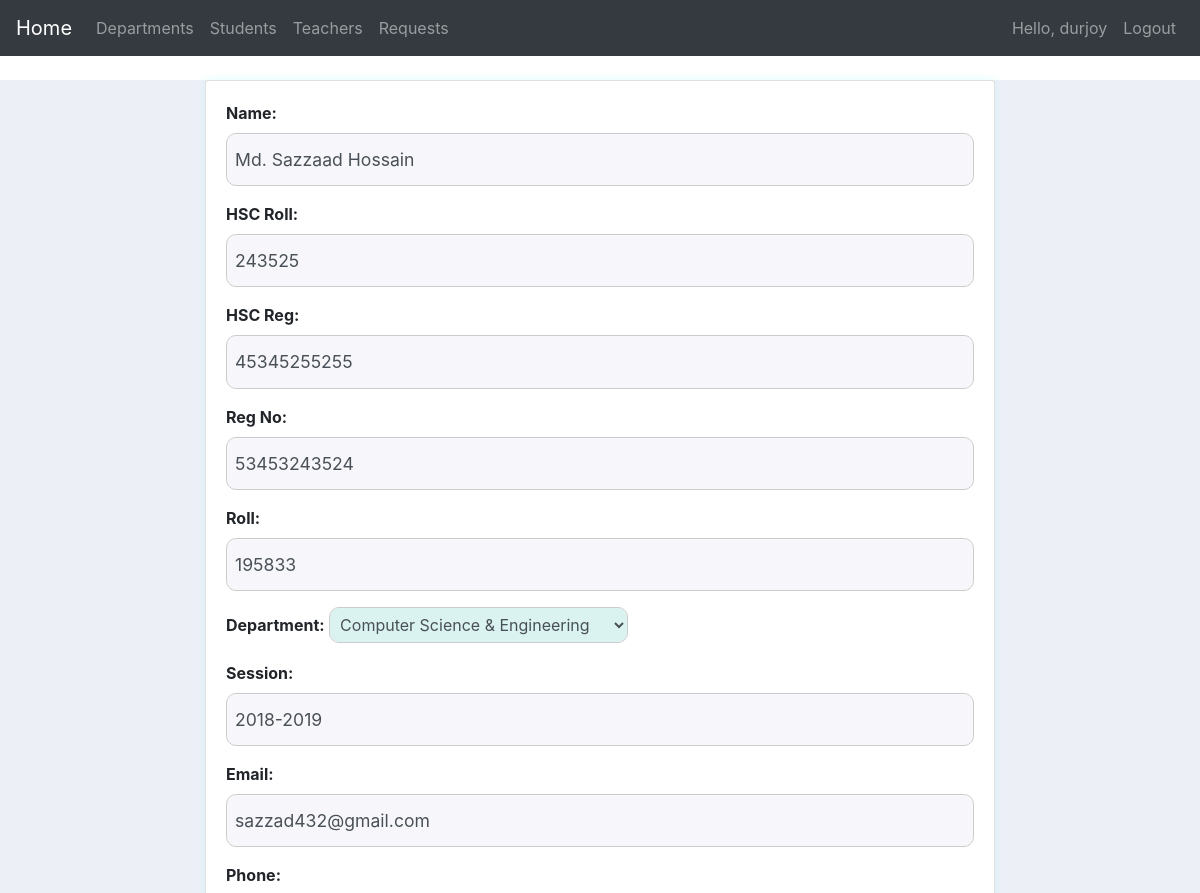
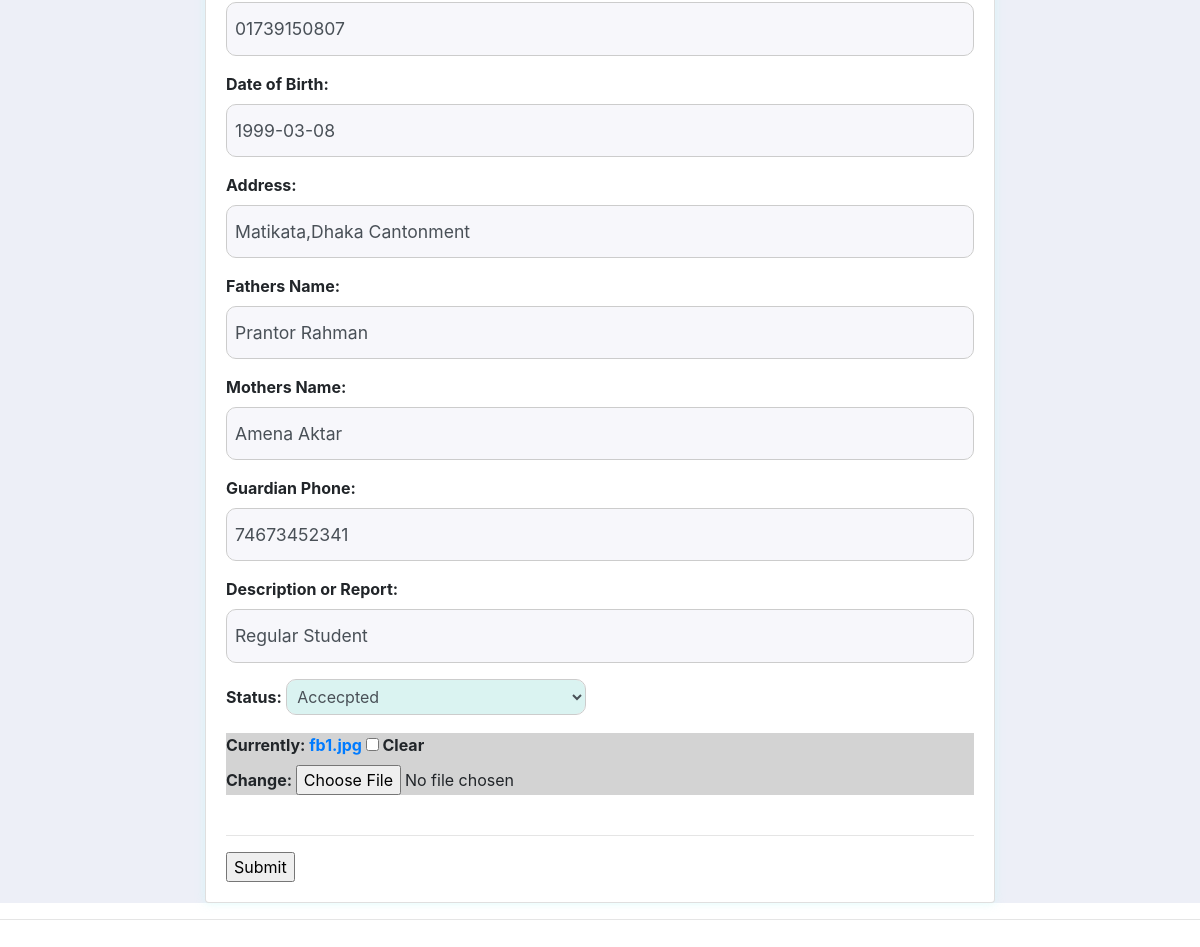
/update_std/10/ (signed in), run on the app's committed database (2 pictures, top to bottom).
### app1/models.py (models this page shows, shortened)
class Student(models.Model):
    STATUS=(
        ('Pending','Pending'),
        ('Accecpted','Accecpted'),
    )
    user = models.OneToOneField(User,null=True,blank=True, on_delete=models.CASCADE)
    name=models.CharField(max_length=30,null=False)
    hsc_roll=roll=models.CharField(max_length=10,null=True,unique=True)
    hsc_reg=models.CharField(max_length=16,null=True,unique=True)
    reg_no=models.CharField(max_length=16,null=True,unique=True,blank=True)
    roll=models.CharField(max_length=10,null=True,unique=True,blank=True)
    dept=models.ForeignKey(Department,null=True,on_delete=models.SET_NULL,blank=True)
    session=models.CharField(max_length=10,null=True)
    email=models.EmailField()
    phone=models.CharField(max_length=20,null=True)
    dob=models.DateField(null=True,blank=True)
    address=models.CharField(max_length=50,null=True)
    fathers_name=models.CharField(max_length=30,null=True)
    mothers_name=models.CharField(max_length=30,null=True)
    guardian_phone=models.CharField(max_length=20,null=True)
    description=models.CharField(max_length=3000,null=True,blank=True)
    profile_pic=models.ImageField(default="profile1.png",null=True,blank=True)
    status=models.CharField(max_length=40,null=True,default='Pending',choices=STATUS)
    CGPA = models.FloatField(null=True,blank=True,validators=[MinValueValidator(0.0), MaxValueValidator(4.0)])
    result_description=models.CharField(default="Not Details Available now.",max_length=3000,null=True,blank=True)

### app1/decorators.py (the view)
        def wrapper_func(request,*args,**kwargs):
            group=None
            if request.user.groups.exists():
                group=request.user.groups.all()[0].name
            if group in allowed_roles:
                return view_func(request,*args,**kwargs)
            else:
                return HttpResponse('You are not authorized.Please contact With Admin Panel.')

### app1/forms.py
class StudentFormAdmin(ModelForm):
    class Meta:
        model = Student
        fields='__all__'
        exclude=['user','CGPA','result_description']

### app1/models.py (called while the page is built)
    def __str__(self):
       return self.name

### app1/templatetags/my_filters.py (called while the page is built)
@register.filter(name='add_class')
def add_class(value, css_class):
    return value.as_widget(attrs={'class': css_class})

### app1/views.py (called while the page is built, shortened)
@login_required(login_url='login')
@allowed_users(allowed_roles=['admin'])
def update_std(request,pk):
    item=Student.objects.get(id=pk)
    form =StudentFormAdmin(instance=item)
    context = {'form':form}
    return render(request,'app1/std_form.html',context)

### app1/templates/app1/std_form.html (shortened to what this page needs)
{% extends 'app1/main.html' %}
{% load static%}
{% load my_filters %}
{%block content%}
<br>
<div class="row justify-content-center" style="background-color:rgba(171, 179, 216, 0.21);">
        <div class="col-md-8">
            <div class="card card-body">
                <form method="POST" action="" enctype="multipart/form-data">
                       <div class="form-group">
                            <label class="font-weight-bold" for="{{ form.name.id_for_label }}">Name:</label>
                            {{ form.name|add_class:"form-control" }}
                        </div>
                        <div class="form-group">
                            <label class="font-weight-bold" for="{{ form.hsc_roll.id_for_label }}">HSC Roll:</label>
                            {{ form.hsc_roll|add_class:"form-control" }}
                        </div>
                        <div class="form-group">
                            <label class="font-weight-bold" for="{{ form.hsc_reg.id_for_label }}">HSC Reg:</label>
                            {{ form.hsc_reg|add_class:"form-control" }}
                        </div>
                        <div class="form-group">
                            <label class="font-weight-bold" for="{{ form.reg_no.id_for_label }}">Reg No:</label>
                            {{ form.reg_no|add_class:"form-control" }}
                        </div>
                        <div class="form-group">
                            <label class="font-weight-bold" for="{{ form.roll.id_for_label }}">Roll:</label>
                            {{ form.roll|add_class:"form-control" }}
                        </div>
                        <div class="form-group">
                            <label class="font-weight-bold" for="{{ form.dept.id_for_label }}">Department:</label>
                            {{ form.dept|add_class:"form-control1" }}
                        </div>
                        <div class="form-group">
                            <label class="font-weight-bold" for="{{ form.session.id_for_label }}">Session:</label>
                            {{ form.session|add_class:"form-control" }}
                        </div>
                        <div class="form-group">
                            <label class="font-weight-bold" for="{{ form.email.id_for_label }}">Email:</label>
                            {{ form.email|add_class:"form-control" }}
                        </div>
                        <div class="form-group">
                            <label class="font-weight-bold" for="{{ form.phone.id_for_label }}">Phone:</label>
                            {{ form.phone|add_class:"form-control" }}
                        </div>
                        <div class="form-group">
                            <label class="font-weight-bold" for="{{ form.dob.id_for_label }}">Date of Birth:</label>
                            {{ form.dob|add_class:"form-control" }}
                        </div>
                        <div class="form-group">
                            <label class="font-weight-bold" for="{{ form.address.id_for_label }}">Address:</label>
                            {{ form.address|add_class:"form-control" }}
                        </div>
                        <div class="form-group">
                            <label class="font-weight-bold" for="{{ form.fathers_name.id_for_label }}">Fathers Name:</label>
                            {{ form.fathers_name|add_class:"form-control" }}
                        </div>
                        <div class="form-group">
                            <label class="font-weight-bold" for="{{ form.mothers_name.id_for_label }}">Mothers Name:</label>
                            {{ form.mothers_name|add_class:"form-control" }}
                        </div>
                        <div class="form-group">
                            <label class="font-weight-bold" for="{{ form.guardian_phone.id_for_label }}">Guardian Phone:</label>
                            {{ form.guardian_phone|add_class:"form-control" }}
                        </div>
                        <div class="form-group">
                            <label class="font-weight-bold" for="{{ form.description.id_for_label }}">Description or Report:</label>
                            {{ form.description|add_class:"form-control" }}
                        </div>
                        <div class="form-group">
                            <label class="font-weight-bold" for="{{ form.status.id_for_label }}">Status:</label>
                            {{ form.status|add_class:"form-control1" }}
                        </div>
                        <div class="font-weight-bold" style="background-color:lightgray;">
                            {{form.profile_pic}}
                        </div>
                        <br><hr>
                    <input type="submit" name="Submit">
                </form>
            </div>
        </div>
</div>
{%endblock%}

### app1/templates/app1/navbar.html (shortened to what this page needs)
<nav class="navbar navbar-expand-lg navbar-dark bg-dark">
  <a class="navbar-brand" href="{% url 'home' %}">Home</a>
  <div class="collapse navbar-collapse" id="navbarNav">
    <ul class="navbar-nav mr-auto">
      {% if request.user.is_staff %}
        <li class="nav-item">
          <a class="nav-link" href="{% url 'nav_dept' %}">Departments</a>
        </li>
        <li class="nav-item">
          <a class="nav-link" href="{% url 'nav_stu' %}">Students</a>
        </li>
        <li class="nav-item">
          <a class="nav-link" href="{% url 'teacher_list' %}">Teachers</a>
        </li>
        <li class="nav-item">
          <a class="nav-link" href="{% url 'request' %}">Requests</a>
        </li>
      {% endif %}
    </ul>
    <ul class="navbar-nav">
      <li class="nav-item">
        <span class="navbar-text mr-2">Hello, {{ request.user }}</span>
      </li>
      <li class="nav-item">
        <a class="nav-link" href="{% url 'logout' %}">Logout</a>
      </li>
    </ul>
  </div>
</nav>

### static/css/department.css (style rules this page uses)
body { background-color: rgb(211, 250, 235); }

### static/css/studentinfo.css (style rules this page uses)
body { background-color: #afc4e4; }

### static/css/dept_form.css (style rules this page uses)
body { background-color: #f5f5f5; font-family: Arial, sans-serif; }
.card { box-shadow: 0 0 10px rgba(201, 248, 248, 0.61); }
.form-group label { font-weight: bold; }

### app1/templates/app1/std_form.html (style rules this page uses)
.form-control { border: 1px solid #ccc; border-radius: 10px; padding: 8px; width: 100%; font-size: 1.1rem; line-height: 2; color: #495057; background-color: rgba(171, 179, 216, 0.1); background-clip: padding-box; transition: border-color .15s ease-in-out, box-shadow .15s ease-in-out; }
.form-control1 { border: 1px solid #ccc; border-radius: 10px; padding: 6px; width: 40%; font-size: 1rem; line-height: 1.5; color: #495057; background-color: #daf3f1; background-clip: padding-box; transition: border-color .15s ease-in-out, box-shadow .15s ease-in-out; }

### data on the page
Student: name "Md. Sazzaad Hossain", hsc_roll "243525", hsc_reg "45345255255", reg_no "53453243524", roll "195833", dept "Computer Science & Engineering", session "2018-2019", email "sazzad432@gmail.com", phone "01739150807", dob "1999-03-08", address "Matikata,Dhaka Cantonment", fathers_name "Prantor Rahman", mothers_name "Amena Aktar", guardian_phone "74673452341", description "Regular Student", status "Accecpted"

### other printed values
{{ request.user }} "durjoy"
